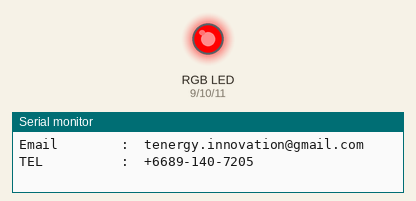
Simulated run of this sketch. Board: Arduino Uno, built with avr-gcc and run on an emulated ATmega328P. Shown: an RGB LED mixed from three pins (HIGH = lit), the last lines printed to the serial monitor.

Above: at 0.3 s.
At 1.5 s:
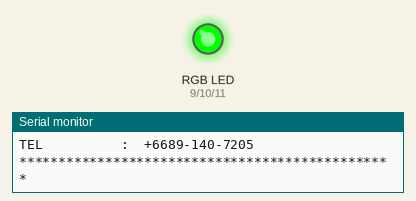
At 2.75 s:
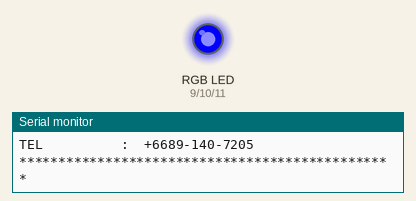
At 4.0 s:
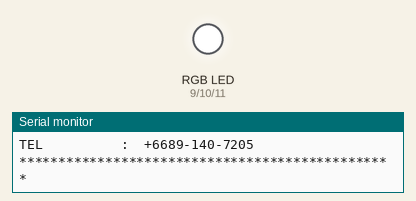
At 5.25 s:
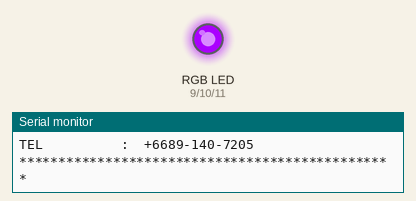
Timing chart, 0 to 6.8 s (numbered marks = the images above):
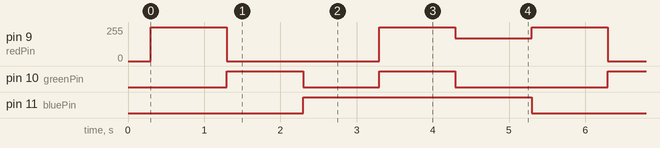

Measured:
- by itself, pin 9 (redPin): repeats every 5.0 s: 0/255 2.0 s, 255/255 1.0 s, 170/255 1.0 s, 255/255 1.0 s
- by itself, pin 10 (greenPin): repeats every 5.0 s: LOW 1.0 s, HIGH 1.0 s, LOW 2.0 s, HIGH 1.0 s
- by itself, pin 11 (bluePin): alternates HIGH for 3.0 s and LOW for 2.0 s

The sketch:

Arduino_UNO_LED_RGB.ino
```cpp
/***********************************************************************
 * Project      :     Arduino_UNO_LED_RGB
 * Description  :     LED RGB Control
 * Author       :     Tenergy Innovation Co., Ltd.
 * Date         :     14 Nov 2018
 * Revision     :     1.0
 * Rev1.0       :     Original
 * Facebook     :     https://www.facebook.com/tenergy.innovation
 * Email        :     tenergy.innovation@gmail.com
 * TEL          :     +6689-140-7205
 ***********************************************************************/

/**************************************/
/*        GPIO Define                 */
/**************************************/
int redPin= 9;
int greenPin = 10;
int bluePin = 11;

/**************************************/
/*        Pre-Define function         */
/**************************************/
void setColor(int redValue, int greenValue, int blueValue);


 /***********************************************************************
 * FUNCTION:    setup
 * DESCRIPTION: setup process
 * PARAMETERS:  nothing
 * RETURNED:    nothing
 ***********************************************************************/
void setup() {
  Serial.begin(9600);
  Serial.println("************************************************");
  Serial.println("Project      :  Arduino_UNO_LED_RGB");
  Serial.println("Author       :  Tenergy Innovation Co., Ltd.");
  Serial.println("Date         :  14 Nov 2018");
  Serial.println("Facebook     :  https://www.facebook.com/tenergy.innovation");
  Serial.println("Email        :  tenergy.innovation@gmail.com");
  Serial.println("TEL          :  +6689-140-7205");
  Serial.println("************************************************");
  pinMode(redPin, OUTPUT);
  pinMode(greenPin, OUTPUT);
  pinMode(bluePin, OUTPUT);
}

 /***********************************************************************
 * FUNCTION:    loop
 * DESCRIPTION: loop process
 * PARAMETERS:  nothing
 * RETURNED:    nothing
 ***********************************************************************/
void loop() {
  setColor(255, 0, 0); // Red Color
  delay(1000);
  setColor(0, 255, 0); // Green Color
  delay(1000);
  setColor(0, 0, 255); // Blue Color
  delay(1000);
  setColor(255, 255, 255); // White Color
  delay(1000);
  setColor(170, 0, 255); // Purple Color
  delay(1000);
}

 /***********************************************************************
 * FUNCTION:    setColor
 * DESCRIPTION: set color
 * PARAMETERS:  redValue, greenValue, blueValue
 * RETURNED:    nothing
 ************************************************************************/
void setColor(int redValue, int greenValue, int blueValue) {
  analogWrite(redPin, redValue);
  analogWrite(greenPin, greenValue);
  analogWrite(bluePin, blueValue);
}
```
